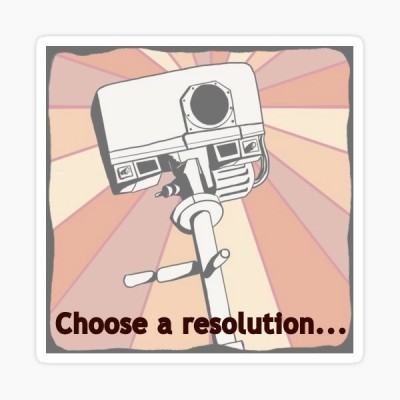
#> input picture src/gaja_software/legacy_software/GAJA_app/src/web_interface/website/img/cam.jpg, 400 x 400 px
$ python optimize_png.py ../../../../gaja_software/legacy_software/GAJA_app/src/web_interface/website/img/cam.jpg out.png
#> lines starting #> are read from the running program, lines starting #| are printed output that depends on the picture; after the words box and inside, x2 and y2 are one past the last pixel; in counts of white or black regions, pixels touching at a corner belong together

import os
import sys
import subprocess
from PIL import Image


def remove_unnecessary_chunks(img):
    # List of necessary chunks
    necessary_chunks = ["IHDR", "IDAT", "IEND"]

    # Remove other chunks
    for chunk in list(img.info.keys()):
        if chunk not in necessary_chunks:
            del img.info[chunk]
    return img


def optimize_image(input_path, output_path=None, force=False):
    # Load the image using PIL
#> called with output_path = 'out.png', force = False
    img = Image.open(input_path)
#> img is the input picture: PIL image 400x400 RGB; mean R, G, B 227.6, 212.7, 206

    # Convert to grayscale and then to 1-bit
    grayscale_img = img.convert("L")
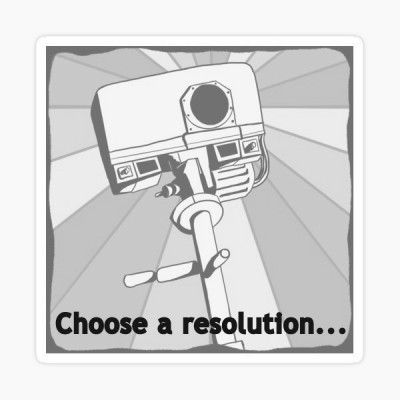
#> grayscale_img: PIL image 400x400 L; min 11, max 255, mean 216.4
    binary_img = grayscale_img.convert("1", dither=Image.NONE)
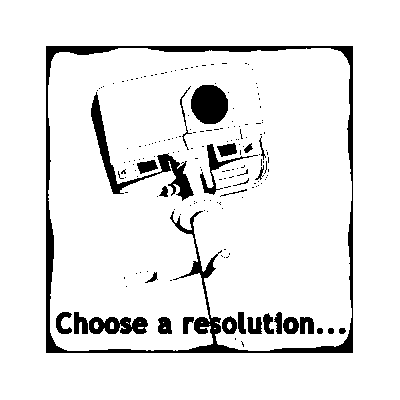
#> binary_img: PIL image 400x400 1; 91.6% white; 177 black regions (148 under 20 px), largest, box (x1, y1, x2, y2) and area: (46, 46, 353, 353) 6302, (91, 92, 194, 201) 1663, (191, 85, 228, 124) 1161

    # Remove unnecessary chunks
    optimized_img = remove_unnecessary_chunks(binary_img)
#> the loop in remove_unnecessary_chunks, `for chunk in list(img.info.keys()):` made 4 passes
#> chunk on passes 1 to 4: 'jfif', 'jfif_version', 'jfif_unit', 'jfif_density'

    # Save the image with advanced optimization and maximum compression level
    optimized_img.save(output_path if output_path else input_path,
                       "PNG", compress_level=9, optimize=True, bits=1)

    # Check if pngcrush is installed and use it for further optimization
    try:
        result = subprocess.run(
            ['pngcrush', '-s', '-ow', output_path if output_path else input_path], check=True, stdout=subprocess.PIPE)
    except subprocess.CalledProcessError as e:
        # pngcrush is not installed or there was an error in processing
        print("pngcrush was not detected. Install it to further optimize the image.")


def main():
    # Check for minimum number of arguments
    if len(sys.argv) < 2:
        print("Usage: python optimize_png.py <input_path> [output_path] [-f]")
        sys.exit(1)

    input_path = sys.argv[1]
    output_path = sys.argv[2] if len(
        sys.argv) > 2 and sys.argv[2] != "-f" else None
    force = True if "-f" in sys.argv else False

    # If input is a file
    if os.path.isfile(input_path):
        # If overwriting the original file
        if not output_path:
            if not force:
                confirm = input(
                    f"Do you really want to overwrite the original file {input_path}? (y/n): ")
                if confirm.lower() != 'y':
                    print("Operation aborted.")
                    sys.exit(0)
        optimize_image(input_path, output_path)
#> (the call stopped at in optimize_image, `result = subprocess.run( ['pngcrush', '-s', '-ow', output_path if outp..`: subprocess is not available in this run)

    # If input is a directory
    elif os.path.isdir(input_path):
        for root, dirs, files in os.walk(input_path):
            for file in files:
                if file.lower().endswith('.png'):
                    file_path = os.path.join(root, file)
                    # If overwriting the original file
                    if not output_path:
                        if not force:
                            confirm = input(
                                f"Do you really want to overwrite the original file {file_path}? (y/n): ")
                            if confirm.lower() != 'y':
                                continue
                    optimize_image(file_path)

    else:
        print(f"'{input_path}' is not a valid file or directory path.")
        sys.exit(1)

    print("Optimization completed.")


if __name__ == "__main__":
    main()
